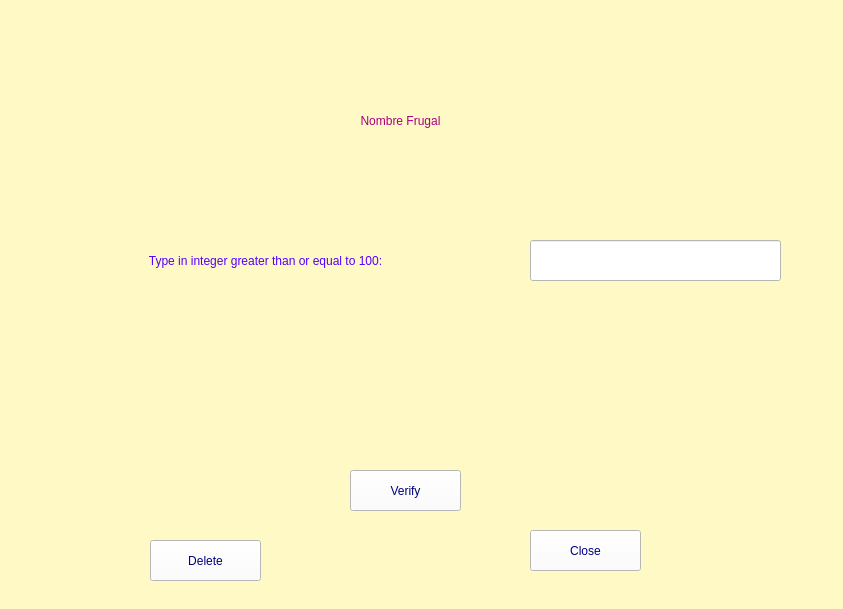
<?xml version="1.0" encoding="UTF-8"?>
<ui version="4.0">
 <class>Form</class>
 <widget class="QWidget" name="Form">
  <property name="geometry">
   <rect>
    <x>0</x>
    <y>0</y>
    <width>843</width>
    <height>609</height>
   </rect>
  </property>
  <property name="windowTitle">
   <string>Form</string>
  </property>
  <property name="styleSheet">
   <string notr="true">background-color: rgb(255, 249, 197);</string>
  </property>
  <widget class="QLabel" name="label">
   <property name="geometry">
    <rect>
     <x>20</x>
     <y>100</y>
     <width>761</width>
     <height>41</height>
    </rect>
   </property>
   <property name="styleSheet">
    <string notr="true">color: rgb(170, 0, 127);
font: 75 28pt &quot;MS Shell Dlg 2&quot;;</string>
   </property>
   <property name="text">
    <string>Nombre Frugal</string>
   </property>
   <property name="alignment">
    <set>Qt::AlignCenter</set>
   </property>
  </widget>
  <widget class="QLabel" name="label_2">
   <property name="geometry">
    <rect>
     <x>10</x>
     <y>240</y>
     <width>511</width>
     <height>41</height>
    </rect>
   </property>
   <property name="styleSheet">
    <string notr="true">font: 75 18pt &quot;MS Shell Dlg 2&quot;;
color: rgb(85, 0, 255);</string>
   </property>
   <property name="text">
    <string>Type in integer greater than or equal to 100:</string>
   </property>
   <property name="alignment">
    <set>Qt::AlignCenter</set>
   </property>
  </widget>
  <widget class="QLineEdit" name="nbr">
   <property name="geometry">
    <rect>
     <x>530</x>
     <y>240</y>
     <width>251</width>
     <height>41</height>
    </rect>
   </property>
   <property name="styleSheet">
    <string notr="true">color: rgb(0, 0, 0);
font: 75 16pt &quot;MS Shell Dlg 2&quot;;
background-color: rgb(255, 255, 255);</string>
   </property>
  </widget>
  <widget class="QPushButton" name="bv">
   <property name="geometry">
    <rect>
     <x>350</x>
     <y>470</y>
     <width>111</width>
     <height>41</height>
    </rect>
   </property>
   <property name="styleSheet">
    <string notr="true">font: 75 16pt &quot;MS Shell Dlg 2&quot;;
color: rgb(0, 0, 127);
background-color: rgb(255, 255, 255);</string>
   </property>
   <property name="text">
    <string>Verify</string>
   </property>
  </widget>
  <widget class="QPushButton" name="be">
   <property name="geometry">
    <rect>
     <x>150</x>
     <y>540</y>
     <width>111</width>
     <height>41</height>
    </rect>
   </property>
   <property name="styleSheet">
    <string notr="true">font: 75 16pt &quot;MS Shell Dlg 2&quot;;
color: rgb(0, 0, 127);
background-color: rgb(255, 255, 255);</string>
   </property>
   <property name="text">
    <string>Delete</string>
   </property>
  </widget>
  <widget class="QPushButton" name="bf">
   <property name="geometry">
    <rect>
     <x>530</x>
     <y>530</y>
     <width>111</width>
     <height>41</height>
    </rect>
   </property>
   <property name="styleSheet">
    <string notr="true">font: 75 16pt &quot;MS Shell Dlg 2&quot;;
color: rgb(0, 0, 127);
background-color: rgb(255, 255, 255);</string>
   </property>
   <property name="text">
    <string>Close</string>
   </property>
  </widget>
  <widget class="QLabel" name="res">
   <property name="geometry">
    <rect>
     <x>160</x>
     <y>350</y>
     <width>451</width>
     <height>41</height>
    </rect>
   </property>
   <property name="styleSheet">
    <string notr="true">font: 75 18pt &quot;MS Shell Dlg 2&quot;;
color: rgb(0, 0, 0);</string>
   </property>
   <property name="text">
    <string/>
   </property>
   <property name="alignment">
    <set>Qt::AlignCenter</set>
   </property>
  </widget>
 </widget>
 <resources/>
 <connections/>
</ui>
